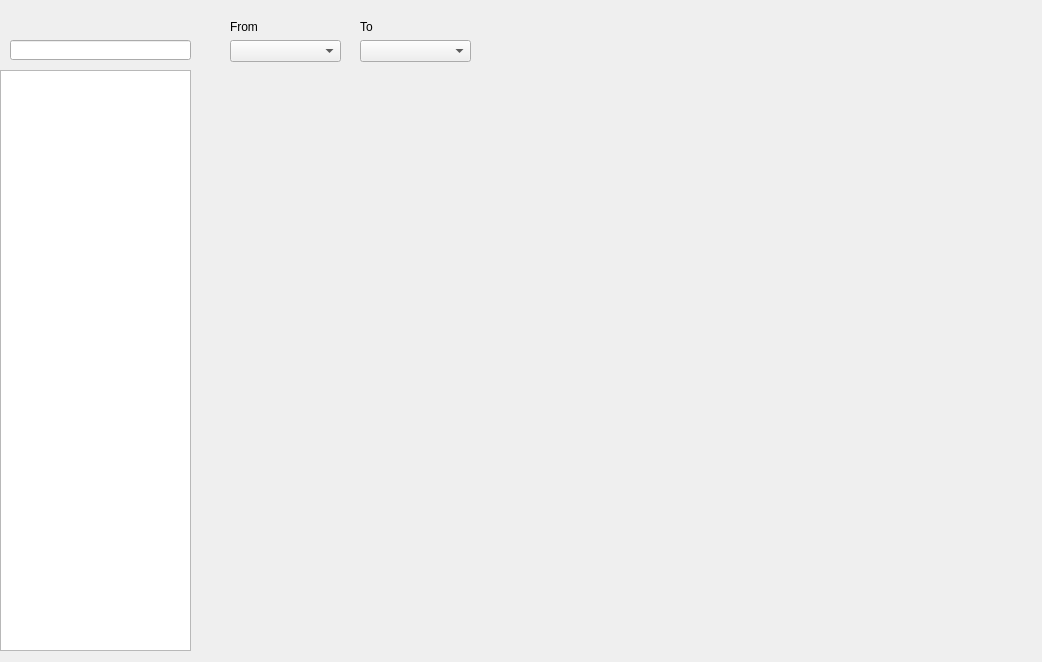
<?xml version="1.0" encoding="UTF-8"?>
<ui version="4.0">
 <class>Dialog</class>
 <widget class="QDialog" name="Dialog">
  <property name="geometry">
   <rect>
    <x>0</x>
    <y>0</y>
    <width>1042</width>
    <height>662</height>
   </rect>
  </property>
  <property name="windowTitle">
   <string>Dialog</string>
  </property>
  <widget class="QListView" name="listView">
   <property name="geometry">
    <rect>
     <x>0</x>
     <y>70</y>
     <width>191</width>
     <height>581</height>
    </rect>
   </property>
  </widget>
  <widget class="QLineEdit" name="lineEdit">
   <property name="geometry">
    <rect>
     <x>10</x>
     <y>40</y>
     <width>181</width>
     <height>20</height>
    </rect>
   </property>
  </widget>
  <widget class="QComboBox" name="comboBox">
   <property name="geometry">
    <rect>
     <x>230</x>
     <y>40</y>
     <width>111</width>
     <height>22</height>
    </rect>
   </property>
  </widget>
  <widget class="QLabel" name="label">
   <property name="geometry">
    <rect>
     <x>230</x>
     <y>20</y>
     <width>47</width>
     <height>13</height>
    </rect>
   </property>
   <property name="text">
    <string>From</string>
   </property>
  </widget>
  <widget class="QComboBox" name="comboBox_2">
   <property name="geometry">
    <rect>
     <x>360</x>
     <y>40</y>
     <width>111</width>
     <height>22</height>
    </rect>
   </property>
  </widget>
  <widget class="QLabel" name="label_2">
   <property name="geometry">
    <rect>
     <x>360</x>
     <y>20</y>
     <width>47</width>
     <height>13</height>
    </rect>
   </property>
   <property name="text">
    <string>To</string>
   </property>
  </widget>
 </widget>
 <resources/>
 <connections/>
</ui>
